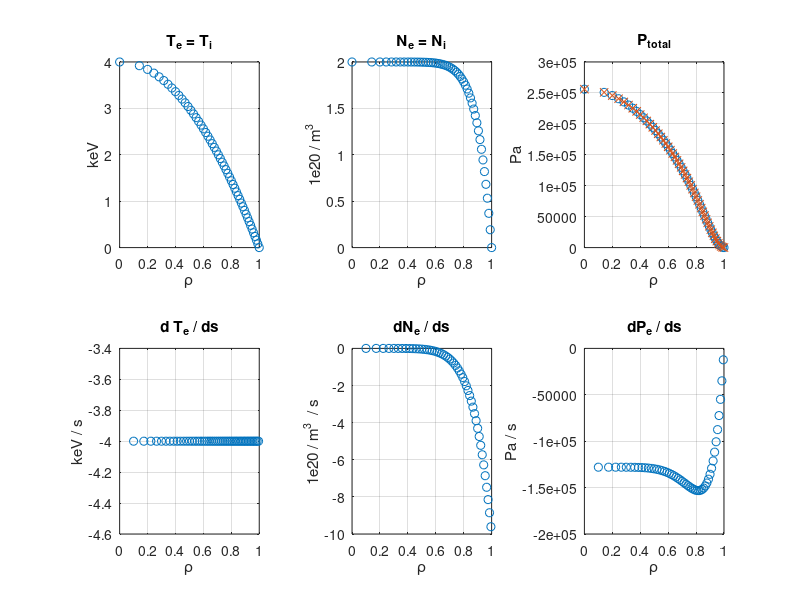

The MATLAB source for this figure:
function [] = dfdf()


s = linspace(0, 1, 51);
ds = (s(2) - s(1));
s_mid = s + ds / 2;
s_mid = s_mid([1:(end-1)]);

rho = sqrt(s);
rho_mid = sqrt(s_mid);

Te_0 = 4e3;

% Te ~ (1 - s)
Te_poly = [-1 1];

Te = Te_0 * polyval(Te_poly, s);
Ti = Te;
dTe = diff(Te);

Ne_0 = 2e20;
% Ne ~ (1 - s^5)
Ne_poly = [-1 0 0 0 0 1];
Ne = Ne_0 * polyval(Ne_poly, s);
Ni = Ne;
dNe = diff(Ne);

% Pe ~ (1-s^5) * (1-s) = 1 -s -s^5 - s^6
P_poly = [1 -1 0 0 0 -1 1];
P_calc = 1.6e-19 * 2 * Te_0 * Ne_0 * polyval(P_poly, s);

Pe = Te .* Ne * 1.6e-19;
Pi = Ti .* Ni * 1.6e-19;
P = Pe + Pi;
P_mean = mean(P)
dPe = diff(Pe);





figure
subplot(2,3,1);box on; hold on
plot(rho, Te/1e3, 'o');
title('T_{e} = T_i');
xlabel('\rho');
ylabel('keV');
grid on;

subplot(2,3,2);box on; hold on
plot(rho, Ne/1e20, 'o');
title('N_{e} = N_{i}');
xlabel('\rho');
ylabel('1e20 / m^3');
grid on;

subplot(2,3,3);box on; hold on
plot(rho, P, 'o', rho, P_calc, 'x');
title('P_{total}');
xlabel('\rho');
ylabel('Pa');
grid on;


subplot(2,3,4);box on; hold on
plot(rho_mid, dTe/1e3 / ds, 'o');
title('d T_{e} / ds');
xlabel('\rho');
ylabel('keV / s');
grid on;

subplot(2,3,5);box on; hold on
plot(rho_mid, dNe/1e20 / ds, 'o');
title('dN_{e} / ds');
xlabel('\rho');
ylabel('1e20 / m^3  / s');
grid on;

subplot(2,3,6);box on; hold on
plot(rho_mid, dPe / ds, 'o');
title('dP_{e} / ds');
xlabel('\rho');
ylabel('Pa / s');
grid on;
